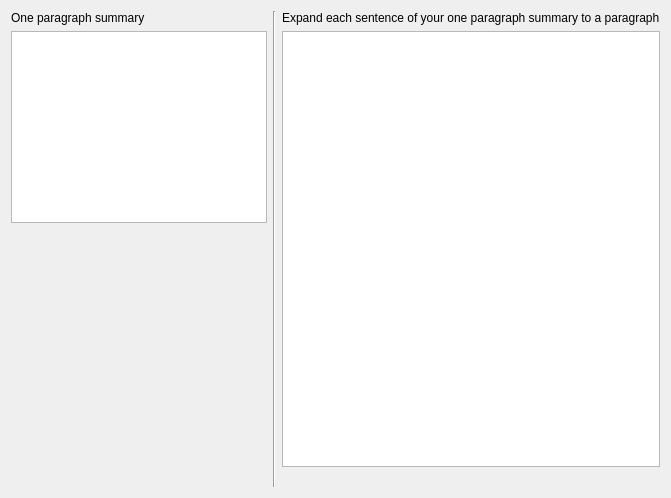
                <widget class="QWidget" name="tabSummaryPage3">
                 <layout class="QHBoxLayout" name="horizontalLayout_7">
                  <item>
                   <layout class="QVBoxLayout" name="verticalLayout_6">
                    <item>
                     <widget class="QLabel" name="label_22">
                      <property name="text">
                       <string>One paragraph summary</string>
                      </property>
                     </widget>
                    </item>
                    <item>
                     <widget class="MDEditCompleter" name="txtSummaryPara_2">
                      <property name="readOnly">
                       <bool>true</bool>
                      </property>
                     </widget>
                    </item>
                    <item>
                     <spacer name="verticalSpacer_4">
                      <property name="orientation">
                       <enum>Qt::Vertical</enum>
                      </property>
                      <property name="sizeHint" stdset="0">
                       <size>
                        <width>20</width>
                        <height>264</height>
                       </size>
                      </property>
                     </spacer>
                    </item>
                   </layout>
                  </item>
                  <item>
                   <widget class="Line" name="line_2">
                    <property name="orientation">
                     <enum>Qt::Vertical</enum>
                    </property>
                   </widget>
                  </item>
                  <item>
                   <layout class="QVBoxLayout" name="verticalLayout_3">
                    <item>
                     <widget class="QLabel" name="label_17">
                      <property name="text">
                       <string>Expand each sentence of your one paragraph summary to a paragraph</string>
                      </property>
                     </widget>
                    </item>
                    <item>
                     <widget class="MDEditCompleter" name="txtSummaryPage"/>
                    </item>
                    <item>
                     <widget class="QLabel" name="lblSummaryWCPage">
                      <property name="text">
                       <string/>
                      </property>
                     </widget>
                    </item>
                   </layout>
                  </item>
                 </layout>
                </widget>
